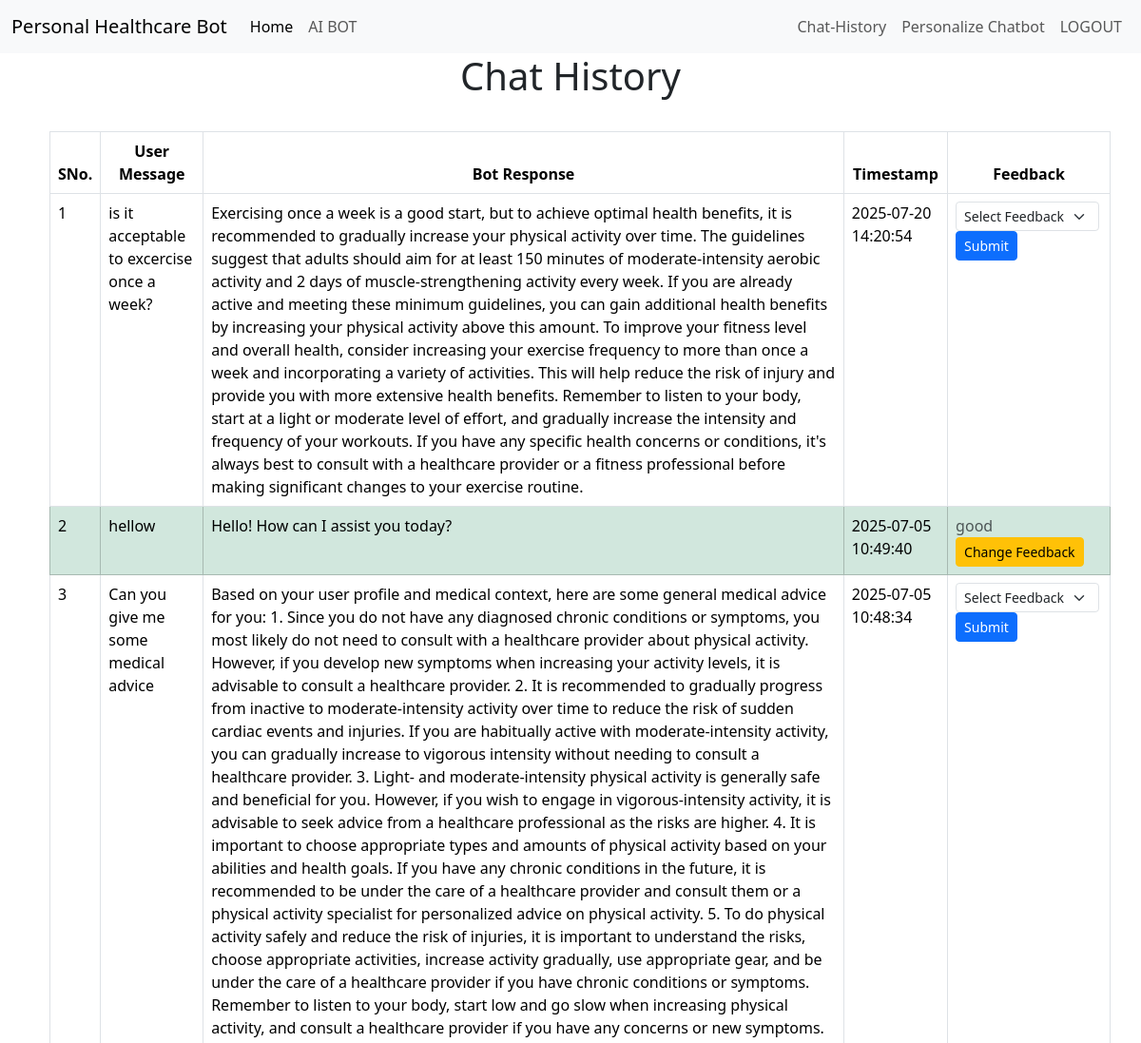
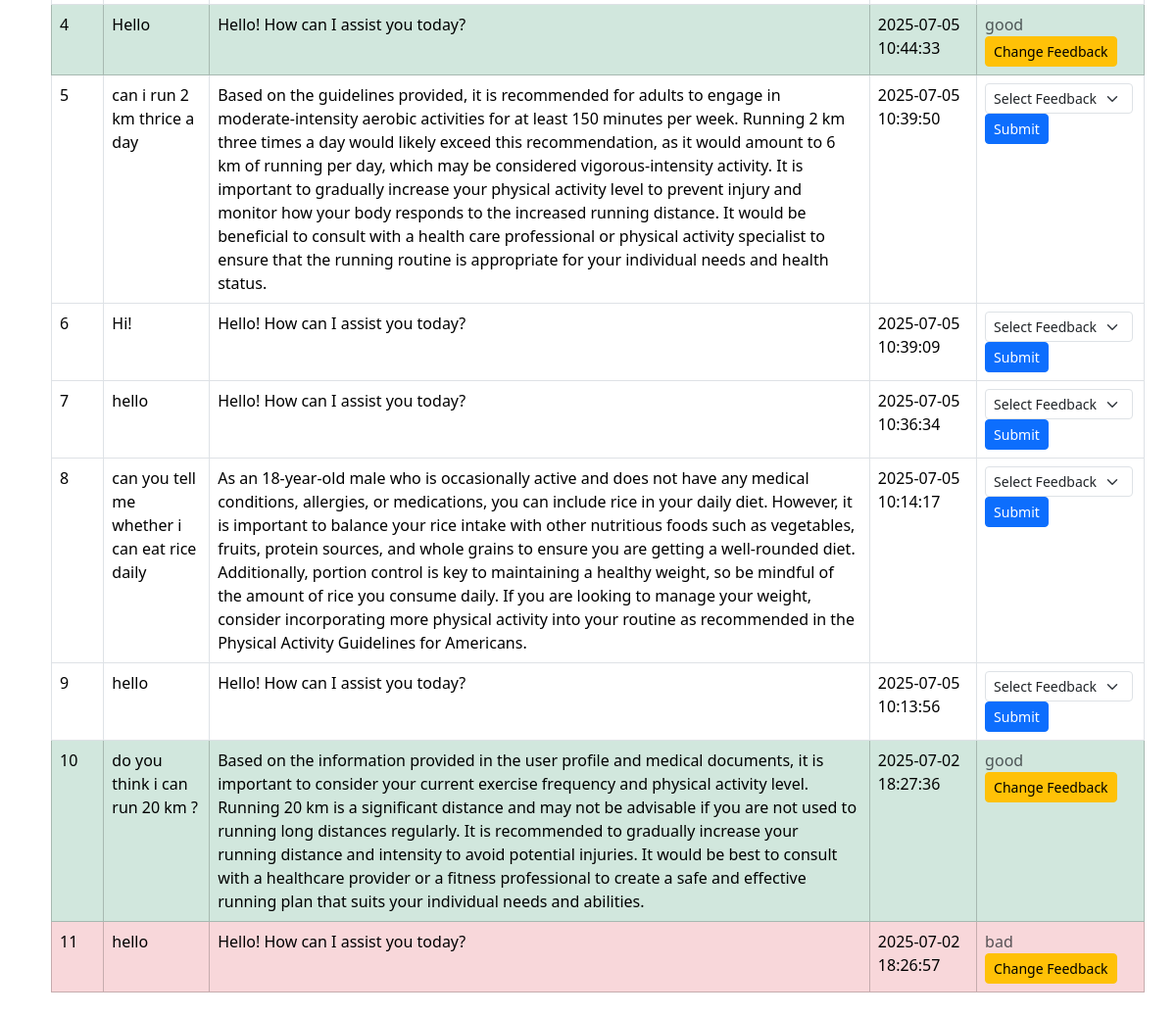
Screenshot of /history (signed in) with the database file from the repository (2 pictures, top to bottom).
### tables this page shows
CREATE TABLE chat_history (
    id INTEGER PRIMARY KEY AUTOINCREMENT,
    username TEXT NOT NULL,
    user_message TEXT NOT NULL,
    bot_response TEXT NOT NULL,
    timestamp DATETIME DEFAULT CURRENT_TIMESTAMP
, feedback TEXT DEFAULT NULL, session_id TEXT);

### app.py (the view, shortened to what this page needs)
@app.route("/history",methods=["GET", "POST"])
def history():
    if "user" not in session:
        flash("You must be logged in to access this page", "danger")
        return redirect(url_for("login"))
    with engine.begin() as conn:
        chats = conn.execute(
            text("SELECT * FROM chat_history WHERE username = :username ORDER BY timestamp DESC"),
            {"username": session["user"]}
        ).fetchall()
    return render_template("history.html", chats=chats)

### app.py (called while the page is built)
@app.after_request
def after_request(response):
    response.headers["Cache-Control"] = "no-cache, no-store, must-revalidate"
    response.headers["Expires"] = 0
    response.headers["Pragma"] = "no-cache"
    return response

### templates/history.html (shortened to what this page needs)
{% extends "layout.html" %}
{% block head %}
    <link rel="stylesheet" href="{{ url_for('static', filename='css/history.css') }}">
{%endblock%}
{% block main %}
<h1 class="text-center">Chat History</h1>
<div class="container mt-4 d-flex justify-content-center">
    <br>
    <div class="list-group">
        <table class="table table-bordered table-hover mb-4 dist-10">
            <thead>
                <tr>
                    <th scope="col" class="text-center">SNo.</th>
                    <th scope="col" class="text-center">User Message</th>
                    <th scope="col" class="text-center">Bot Response</th>
                    <th scope="col" class="text-center">Timestamp</th>
                    <th scope="col" class="text-center">Feedback</th>
                </tr>
            </thead>
        {% for chat in chats %}
                <tbody>
                    <tr class="{% if chat[5] == 'bad' %}table-danger{% elif chat[5] == 'good' %}table-success{% endif %}">
                        <td>{{loop.index}}</td>
                        <td>{{ chat[2] }}</td>
                        <td>{{ chat[3] }}</td>
                        <td>{{ chat[4]}}</td>
                        <td class="feedback-cell">
                            {% if chat[5] %}
                              <form method="POST" class="static-feedback-form">
                                <span class="text-muted">{{ chat[5] }}</span>
                                <button type="button" class="btn btn-sm btn-warning change-btn">Change Feedback</button>
                              </form>
                            {% else %}
                              <form method="POST">
                                <select name="feedback" class="form-select form-select-sm d-inline w-auto">
                                  <option value="">Select Feedback</option>
                                </select>
                                <button type="submit" class="btn btn-sm btn-primary">Submit</button>
                              </form>
                            {% endif %}
                          </td>
                    </tr>
                </tbody>
                {% set prev_session = chat[6] %}
            {% endfor %}
        </table>
    </div>
</div>
{% endblock %}

### static/css/history.css (style rules this page uses)
.dist-10 { margin: 10px; }

### rows the page displays
chat_history: user_message "is it acceptable to excercise once a week?", bot_response "Exercising once a week is a good start, but to achieve optimal health benefits, it is recommended to gradually increase your physical activity over time. The guidelines suggest that adults should aim for at least 150 minutes of moderate-intensity aerobic activity and 2 days of muscle-strengthening activity every week. If you are already active and meeting these minimum guidelines, you can gain additional health benefits by increasing your physical activity above this amount. To improve your fitness level and overall health, consider increasing your exercise frequency to more than once a week and incorporating a variety of activities. This will help reduce the risk of injury and provide you…", timestamp "2025-07-20 14:20:54"
chat_history: user_message "hellow", bot_response "Hello! How can I assist you today?", timestamp "2025-07-05 10:49:40", feedback "good"
chat_history: user_message "Can you give me some medical advice", bot_response "Based on your user profile and medical context, here are some general medical advice for you: 1. Since you do not have any diagnosed chronic conditions or symptoms, you most likely do not need to consult with a healthcare provider about physical activity. However, if you develop new symptoms when increasing your activity levels, it is advisable to consult a healthcare provider. 2. It is recommended to gradually progress from inactive to moderate-intensity activity over time to reduce the risk of sudden cardiac events and injuries. If you are habitually active with moderate-intensity activity, you can gradually increase to vigorous intensity without needing to consult a healthcare provider.…", timestamp "2025-07-05 10:48:34"
chat_history: user_message "Hello", bot_response "Hello! How can I assist you today?", timestamp "2025-07-05 10:44:33", feedback "good"
chat_history: user_message "can i run 2 km thrice a day", bot_response "Based on the guidelines provided, it is recommended for adults to engage in moderate-intensity aerobic activities for at least 150 minutes per week. Running 2 km three times a day would likely exceed this recommendation, as it would amount to 6 km of running per day, which may be considered vigorous-intensity activity. It is important to gradually increase your physical activity level to prevent injury and monitor how your body responds to the increased running distance. It would be beneficial to consult with a health care professional or physical activity specialist to ensure that the running routine is appropriate for your individual needs and health status.", timestamp "2025-07-05 10:39:50"
chat_history: user_message "Hi!", bot_response "Hello! How can I assist you today?", timestamp "2025-07-05 10:39:09"
chat_history: user_message "hello", bot_response "Hello! How can I assist you today?", timestamp "2025-07-05 10:36:34"
chat_history: user_message "can you tell me whether i can eat rice daily", bot_response "As an 18-year-old male who is occasionally active and does not have any medical conditions, allergies, or medications, you can include rice in your daily diet. However, it is important to balance your rice intake with other nutritious foods such as vegetables, fruits, protein sources, and whole grains to ensure you are getting a well-rounded diet. Additionally, portion control is key to maintaining a healthy weight, so be mindful of the amount of rice you consume daily. If you are looking to manage your weight, consider incorporating more physical activity into your routine as recommended in the Physical Activity Guidelines for Americans.", timestamp "2025-07-05 10:14:17"
chat_history: user_message "hello", bot_response "Hello! How can I assist you today?", timestamp "2025-07-05 10:13:56"
chat_history: user_message "do you think i can run 20 km ?", bot_response "Based on the information provided in the user profile and medical documents, it is important to consider your current exercise frequency and physical activity level. Running 20 km is a significant distance and may not be advisable if you are not used to running long distances regularly. It is recommended to gradually increase your running distance and intensity to avoid potential injuries. It would be best to consult with a healthcare provider or a fitness professional to create a safe and effective running plan that suits your individual needs and abilities.", timestamp "2025-07-02 18:27:36", feedback "good"
chat_history: user_message "hello", bot_response "Hello! How can I assist you today?", timestamp "2025-07-02 18:26:57", feedback "bad"
